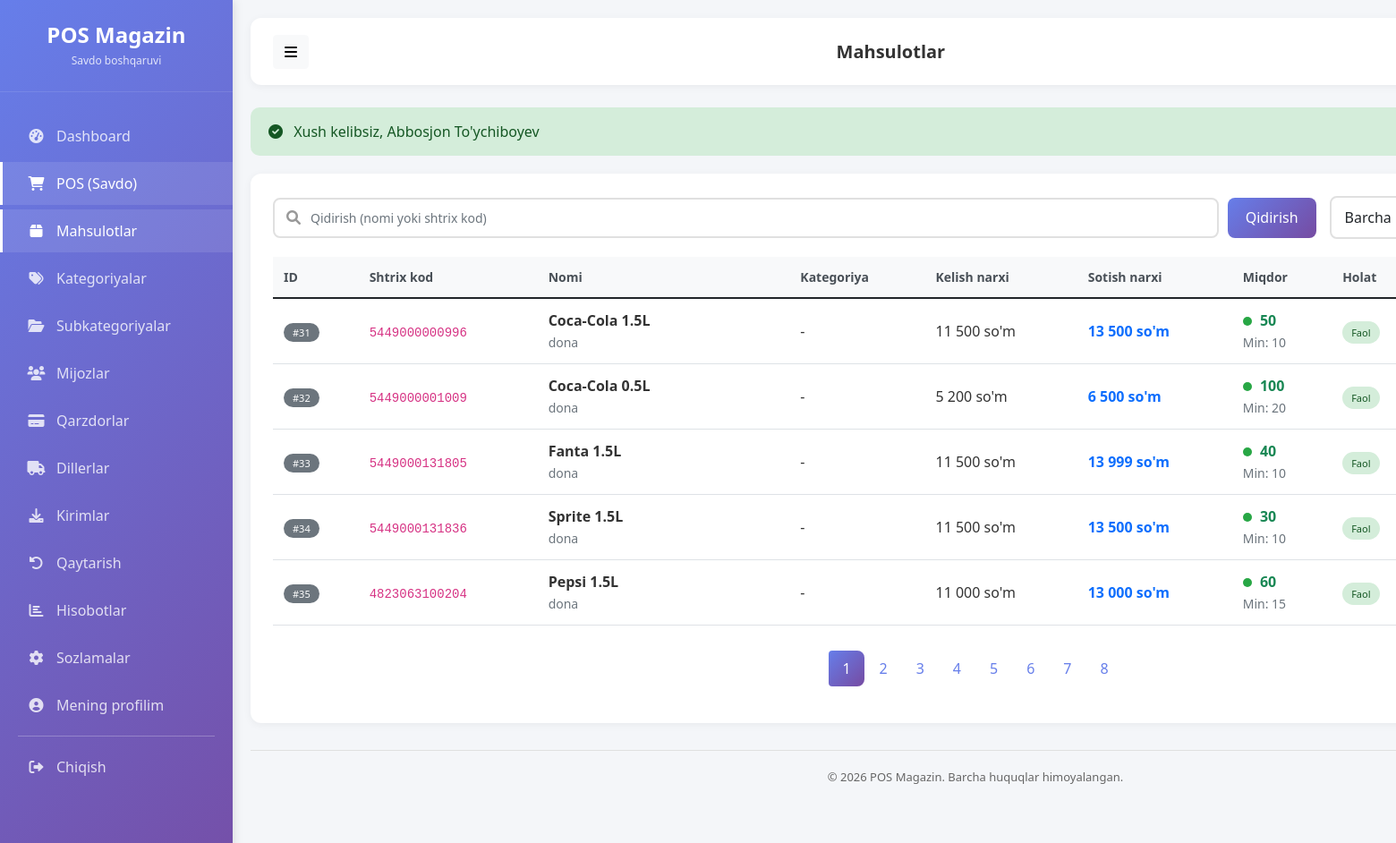
The app's page /products (signed in), older data.
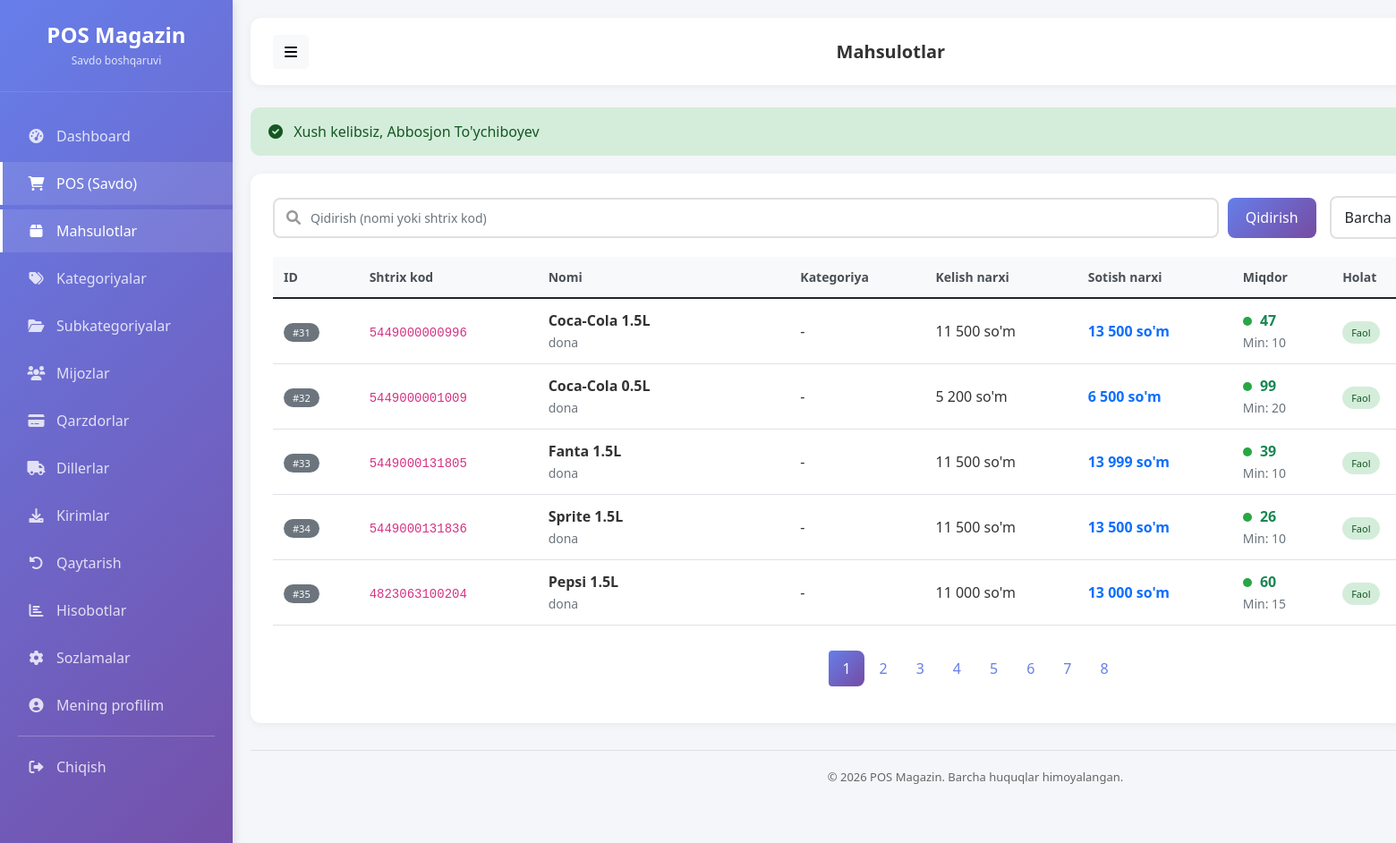
The same page, newer data.
### tables this page shows
CREATE TABLE `mahsulotlar` (
  `id` int(20) UNSIGNED NOT NULL,
  `kategoriya_id` bigint(20) UNSIGNED NOT NULL,
  `subkategoriya_id` bigint(20) UNSIGNED DEFAULT NULL,
  `nomi` varchar(160) NOT NULL,
  `shtrix_kod` varchar(80) NOT NULL,
  `birlik` varchar(30) NOT NULL DEFAULT 'dona',
  `kelish_narxi` decimal(12,2) NOT NULL DEFAULT 0.00,
  `sotish_narxi` decimal(12,2) NOT NULL DEFAULT 0.00,
  `miqdor` float NOT NULL DEFAULT 0,
  `minimal_miqdor` int(11) NOT NULL DEFAULT 0,
  `faol` tinyint(1) NOT NULL DEFAULT 1,
  `yaratilgan_vaqt` timestamp NULL DEFAULT current_timestamp(),
  `yangilangan_vaqt` timestamp NULL DEFAULT current_timestamp() ON UPDATE current_timestamp(),
  `ochirilgan_vaqt` timestamp NULL DEFAULT NULL
);

### app/Controllers/Controller.php (called while the page is built, shortened)
<?php
abstract class Controller {
    protected function view($view, $data = [], $layout = 'main') {
        $viewPath = APP_PATH . '/Views/pages/' . $view . '.php';
        extract($data);
        require $viewPath;
    }
}

### app/Controllers/ProductController.php (called while the page is built, shortened)
<?php
class ProductController extends Controller {
    private $productModel;
    private $categoryModel;
    public function __construct() {
        $this->productModel = new Product();
        $this->categoryModel = new Category();
    }
    public function index() {
        $page = $_GET['page'] ?? 1;
        $search = $_GET['search'] ?? '';
        $categoryId = $_GET['category'] ?? '';
        if ($search) {
            $products = $this->productModel->search($search);
            $pagination = [
                'page' => 1,
                'lastPage' => 1,
                'total' => count($products),
                'perPage' => count($products)
            ];
        } else {
            $conditions = [];
            if (method_exists($this->productModel, 'paginate')) {
                $pagination = $this->productModel->paginate($page, 15, $conditions);
                $products = $pagination['data'];
            }
        }
        $categories = $this->categoryModel->all();
        $this->view('products/index', [
            'products' => $products,
            'categories' => $categories,
            'selectedCategory' => $categoryId,
            'search' => $search,
            'pagination' => $pagination
        ]);
    }
}

### config/database.php (called while the page is built)
<?php
class Database {
    private static $connection = null;
    public static function getInstance() {
        if (self::$connection === null) {
            try {
                $host = getenv('DB_HOST') ?: 'localhost';
                $dbname = getenv('DB_NAME') ?: 'pos_magazin_uz';
                $user = getenv('DB_USER') ?: 'root';
                $pass = getenv('DB_PASS') ?: '';
                $dsn = "mysql:host=$host;dbname=$dbname;charset=utf8";
                self::$connection = new PDO($dsn, $user, $pass);
                self::$connection->setAttribute(PDO::ATTR_ERRMODE, PDO::ERRMODE_EXCEPTION);
            } catch (PDOException $e) {
                die("Database xatosi: " . $e->getMessage());
            }
        }
        return self::$connection;
    }
}

### app/Models/Model.php (called while the page is built, shortened)
<?php
abstract class Model {
    protected $db;
    protected $table;
    public function __construct() {
        $this->db = \Database::getInstance();
    }
    public function paginate($page = 1, $perPage = 20, $conditions = []) {
        $offset = ($page - 1) * $perPage;
        try {
            $stmt = $this->db->prepare("SHOW COLUMNS FROM {$this->table} LIKE 'ochirilgan_vaqt'");
            $stmt->execute();
            $hasSoftDelete = $stmt->fetch() ? true : false;
            $countSql = "SELECT COUNT(*) as total FROM {$this->table}";
            $countWhereClauses = [];
            $countParams = [];
            if ($hasSoftDelete) {
                $countWhereClauses[] = "ochirilgan_vaqt IS NULL";
            }
            if (!empty($countWhereClauses)) {
                $countSql .= " WHERE " . implode(' AND ', $countWhereClauses);
            }
            $stmt = $this->db->prepare($countSql);
            $stmt->execute($countParams);
            $total = $stmt->fetch()['total'];
            $dataSql = "SELECT * FROM {$this->table}";
            $dataWhereClauses = [];
            $dataParams = [];
            if ($hasSoftDelete) {
                $dataWhereClauses[] = "ochirilgan_vaqt IS NULL";
            }
            if (!empty($dataWhereClauses)) {
                $dataSql .= " WHERE " . implode(' AND ', $dataWhereClauses);
            }
            $dataSql .= " LIMIT {$offset}, {$perPage}";
            $stmt = $this->db->prepare($dataSql);
            $stmt->execute($dataParams);
            $data = $stmt->fetchAll();
            return [
                'data' => $data,
                'total' => $total,
                'page' => $page,
                'perPage' => $perPage,
                'lastPage' => ceil($total / $perPage)
            ];
        } catch (\PDOException $e) {
            $countSql = "SELECT COUNT(*) as total FROM {$this->table}";
            $countParams = [];
            if (!empty($conditions)) {
                $whereClauses = [];
                foreach ($conditions as $field => $value) {
                    $whereClauses[] = "{$field} = ?";
                    $countParams[] = $value;
                }
                $countSql .= " WHERE " . implode(' AND ', $whereClauses);
            }
            $stmt = $this->db->prepare($countSql);
            $stmt->execute($countParams);
            $total = $stmt->fetch()['total'];
            $dataSql = "SELECT * FROM {$this->table}";
            $dataParams = [];
            if (!empty($conditions)) {
                $whereClauses = [];
                foreach ($conditions as $field => $value) {
                    $whereClauses[] = "{$field} = ?";
                    $dataParams[] = $value;
                }
                $dataSql .= " WHERE " . implode(' AND ', $whereClauses);
            }
            $dataSql .= " LIMIT {$offset}, {$perPage}";
            $stmt = $this->db->prepare($dataSql);
            $stmt->execute($dataParams);
            $data = $stmt->fetchAll();
            return [
                'data' => $data,
                'total' => $total,
                'page' => $page,
                'perPage' => $perPage,
                'lastPage' => ceil($total / $perPage)
            ];
        }
    }
}

### app/Views/pages/products/index.php (the view, shortened to what the changed rows need)
<div class="content-card">
    <div class="filter-section">
        <form method="GET" class="search-box">
            <input type="text"
                   name="search"
                   class="form-control"
                   placeholder="Qidirish (nomi yoki shtrix kod)"
                   value="<?= htmlspecialchars($search ?? '') ?>">
            <button type="submit" class="btn btn-primary">
                <i class="fas fa-search"></i> Qidirish
            </button>
        </form>
        <div class="filter-box">
            <select name="category" class="form-select" onchange="window.location.href=this.value">
                <option value="/new-pos/products">Barcha kategoriyalar</option>
            </select>
        </div>
    </div>
    <div class="table-responsive">
        <table class="table table-hover">
            <thead>
                <tr>
                    <th>ID</th>
                    <th>Shtrix kod</th>
                    <th>Nomi</th>
                    <th>Kategoriya</th>
                    <th>Kelish narxi</th>
                    <th>Sotish narxi</th>
                    <th>Miqdor</th>
                    <th>Holat</th>
                </tr>
            </thead>
            <tbody>
                <?php if (empty($products)): ?>
                    <tr>
                        <td colspan="9" class="text-center py-4">
                            <i class="fas fa-box-open fa-3x text-muted mb-3"></i>
                            <p class="text-muted">Hech qanday mahsulot topilmadi</p>
                        </td>
                    </tr>
                <?php else: ?>
                    <?php foreach ($products as $product): ?>
                        <?php
                        $stockStatus = 'high';
                        $stockClass = 'stock-high';
                        ?>
                        <tr>
                            <td><span class="badge bg-secondary">#<?= $product['id'] ?></span></td>
                            <td><code><?= htmlspecialchars($product['shtrix_kod']) ?></code></td>
                            <td>
                                <strong><?= htmlspecialchars($product['nomi']) ?></strong>
                                <br>
                                <small class="text-muted"><?= $product['birlik'] ?? 'dona' ?></small>
                            </td>
                            <td>
                                <?= htmlspecialchars($product['kategoriya_nomi'] ?? '-') ?>
                            </td>
                            <td><?= number_format($product['kelish_narxi'] ?? 0, 0, ',', ' ') ?> so'm</td>
                            <td><strong class="text-primary"><?= number_format($product['sotish_narxi'] ?? 0, 0, ',', ' ') ?> so'm</strong></td>
                            <td>
                                <span class="stock-indicator <?= $stockClass ?>"></span>
                                <span class="fw-bold <?= $stockStatus == 'low' ? 'text-danger' : ($stockStatus == 'medium' ? 'text-warning' : 'text-success') ?>">
                                    <?= $product['miqdor'] ?? 0 ?>
                                </span>
                                <br>
                                <small class="text-muted">Min: <?= $product['minimal_miqdor'] ?? 5 ?></small>
                            </td>
                            <td>
                                <?php if ($product['faol'] ?? 1): ?>
                                    <span class="badge-status badge-success">Faol</span>
                                <?php else: ?>
                                    <span class="badge-status badge-danger">Faol emas</span>
                                <?php endif; ?>
                            </td>
                        </tr>
                    <?php endforeach; ?>
                <?php endif; ?>
            </tbody>
        </table>
    </div>
    <?php if (isset($pagination) && $pagination['lastPage'] > 1): ?>
        <nav>
            <ul class="pagination">
                <?php for ($i = 1; $i <= $pagination['lastPage']; $i++): ?>
                    <li class="page-item <?= $i == $pagination['page'] ? 'active' : '' ?>">
                        <a class="page-link" href="?page=<?= $i ?><?= isset($search) && $search ? '&search=' . urlencode($search) : '' ?><?= isset($selectedCategory) && $selectedCategory ? '&category=' . $selectedCategory : '' ?>">
                            <?= $i ?>
                        </a>
                    </li>
                <?php endfor; ?>
            </ul>
        </nav>
    <?php endif; ?>
</div>

### public/index.php (shortened to what the changed rows need)
<?php
require_once __DIR__ . '/../config/database.php';
spl_autoload_register(function ($class) {
    $prefix = 'App\\';
    $base_dir = APP_PATH . '/';
    $len = strlen($prefix);
    $relative_class = substr($class, $len);
    $file = $base_dir . str_replace('\\', '/', $relative_class) . '.php';
});
$requestUri = $_SERVER['REQUEST_URI'];
$basePath = '/new-pos';
if (strpos($requestUri, $basePath) === 0) {
    $requestUri = substr($requestUri, strlen($basePath));
}
$requestUri = strtok($requestUri, '?');
$requestUri = str_replace('/public', '', $requestUri);
$requestUri = trim($requestUri, '/');
$routesFile = ROUTES_PATH . '/web.php';
$routes = require $routesFile;
$httpMethod = $_SERVER['REQUEST_METHOD'];
$isAjax = (!empty($_SERVER['HTTP_X_REQUESTED_WITH']) &&
    strtolower($_SERVER['HTTP_X_REQUESTED_WITH']) === 'xmlhttprequest');
$dispatchMethods = $isAjax ? ['AJAX', $httpMethod] : [$httpMethod];
route_dispatch($routes, $dispatchMethods, $requestUri);
function route_dispatch($routes, array $methods, $uri) {
    foreach ($methods as $method) {
        foreach ($routes[$method] as $pattern => $handler) {
        $pattern = trim($pattern, '/');
        $regexPattern = preg_replace('/\{[a-zA-Z0-9_]+\}/', '([^/]+)', $pattern);
        $regexPattern = '/^' . str_replace('/', '\/', $regexPattern) . '$/';
        if (preg_match($regexPattern, $uri, $matches)) {
            array_shift($matches);
            list($controller, $action) = $handler;
            $controllerInstance = new $controllerClass();
            call_user_func_array([$controllerInstance, $action], $matches);
            return;
        }
        }
    }
}

Row changes from the older to the newer data that the page shows:
changed mahsulotlar "Coca-Cola 1.5L": miqdor "50" → "47"
changed mahsulotlar "Coca-Cola 0.5L": miqdor "100" → "99"
changed mahsulotlar "Fanta 1.5L": miqdor "40" → "39"
changed mahsulotlar "Sprite 1.5L": miqdor "30" → "26"
